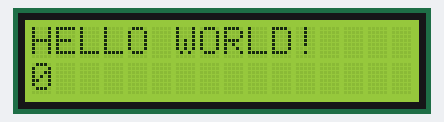
Bench run of a sketch on a simulated Arduino Uno, built with avr-gcc and run on an emulated ATmega328P. Shown: 16×2 character LCD.

Above: at 0.1 s.
At 4.1 s:
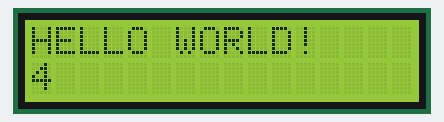
At 9.1 s:
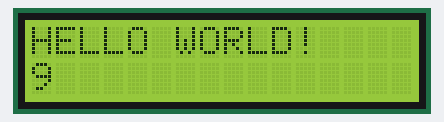
At 19.1 s:
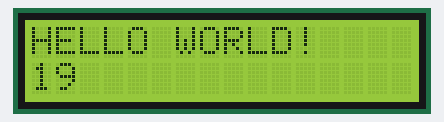
At 29.1 s:
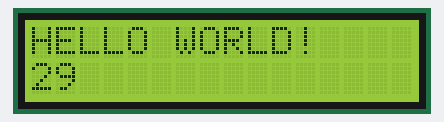
At 39.1 s:
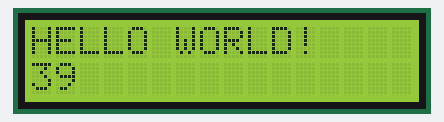

The sketch:

LCD_LIB___.ino
```cpp
#include <LiquidCrystal.h>
LiquidCrystal lcd(4,5,6,7,8,9);

void setup() {

  lcd.begin(16, 2);

}

void loop() {
  lcd.setCursor(0,0);
  lcd.print("HELLO WORLD!");
  lcd.setCursor(0, 1);
  lcd.print(millis() / 1000);
}
```

Measured:
- what the display in image 1 shows lasts 1.0 s, from 4.0 s to 5.0 s
